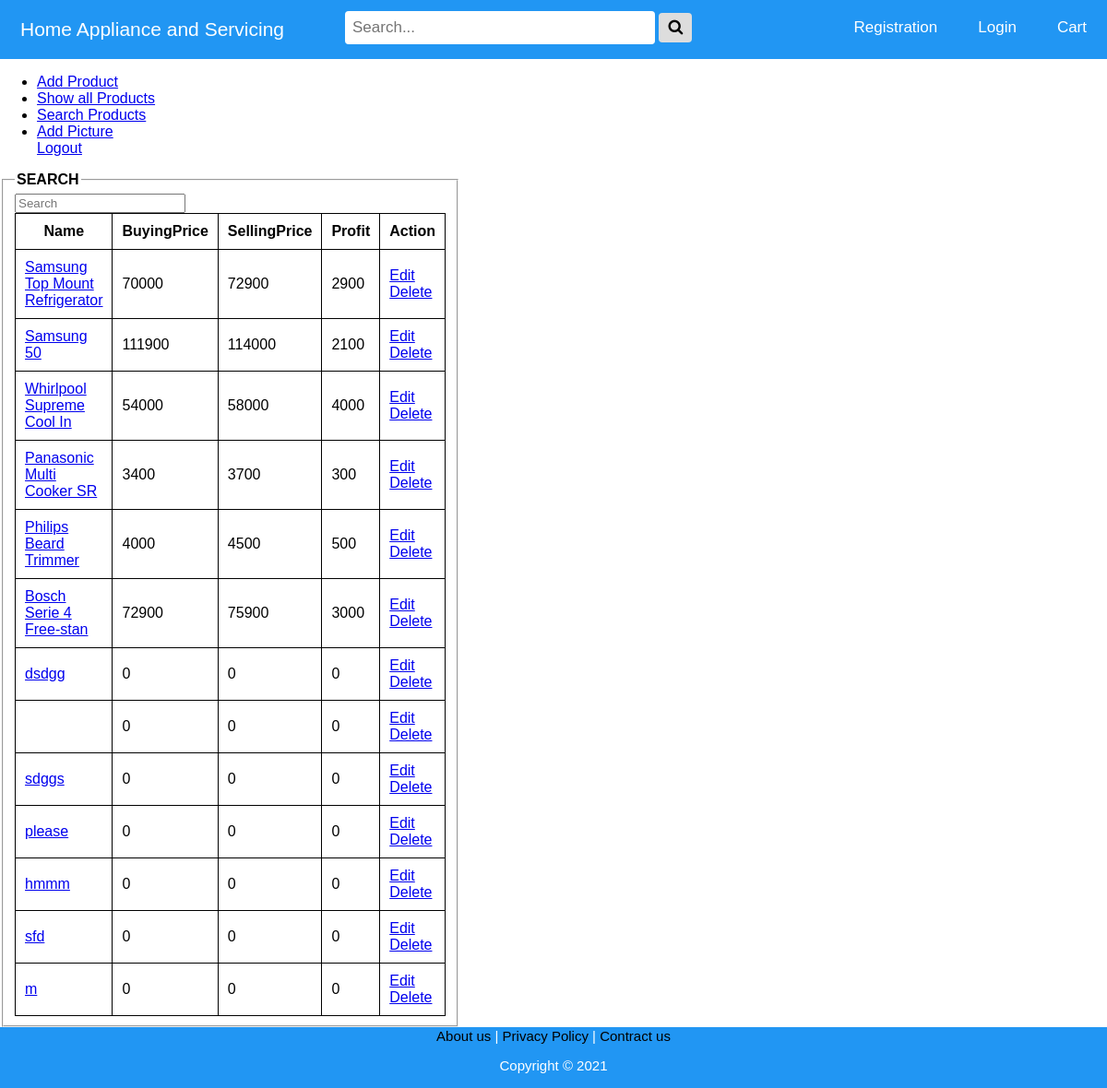
The page /product/searchProduct.php on the database its author committed.
### tables this page shows
CREATE TABLE `products` (
  `PID` int(11) NOT NULL,
  `Name` varchar(40) NOT NULL,
  `Model` varchar(100) NOT NULL,
  `Category` varchar(100) NOT NULL,
  `Brand` varchar(100) NOT NULL,
  `Color` varchar(100) NOT NULL,
  `BuyingPrice` int(40) NOT NULL,
  `SellingPrice` int(40) NOT NULL,
  `Quantity` int(11) NOT NULL,
  `Displayable` varchar(10) NOT NULL,
  `Description` varchar(1000) NOT NULL
);

### product/model/model.php (called while the page is built, shortened)
<?php
function showAllProducts(){
	$conn = db_conn();
    $selectQuery = 'SELECT * FROM `products` ';
    try{
        $stmt = $conn->query($selectQuery);
    }catch(PDOException $e){
        echo $e->getMessage();
    }
    $rows = $stmt->fetchAll(PDO::FETCH_ASSOC);
    return $rows;
}

### product/searchProduct.php (the view, shortened to what this page needs)
<?php
require_once "model/model.php";
$products = showAllProducts();
?>
<!DOCTYPE html>
<html>
<head>
</head>
<body>
 <?php include 'Head.php'; ?>
<?php  include "nav.php";?>
<fieldset style="width:20%; align-content: center;">
<legend><b>SEARCH </b></legend>
    <input type="text" name="search" placeholder="Search"  onkeyup="Search(this.value)">
<div id="demo">
<table>
  <thead>
    <tr>
      <th>Name</th>
      <th>BuyingPrice</th>
      <th>SellingPrice</th>
      <th>Profit</th>
      <th>Action</th>
    </tr>
  </thead>
  <tbody>
    <?php foreach ($products as $i => $product): ?>
      <tr>
        <td><a href="showProduct.php?id=<?php echo $product['PID'] ?>"><?php echo $product['Name'] ?></a></td>
        <td><?php echo $product['BuyingPrice'] ?></td>
        <td><?php echo $product['SellingPrice'] ?></td>
        <td><?php echo $product['SellingPrice']-$product['BuyingPrice'] ?></td>
        <td><a href="editProduct.php?id=<?php echo $product['PID'] ?>">Edit</a>&nbsp
          <a href="showDeleteProduct.php?id=<?php echo $product['PID'] ?>">Delete</a></td>
      </tr>
    <?php endforeach; ?>
  </tbody>
</table>
</div>
</fieldset>
<?php include 'foter.php'; ?>
</body>
</html>

### product/head.css (style rules this page uses)
* { box-sizing: border-box; }
body { margin: 0; font-family: Arial, Helvetica, sans-serif; }

### product/searchProduct.php (style rules this page uses)
table, th, td { border: 1px solid black; padding: 10px; border-collapse: collapse; }

### rows shown on the page
products: Name "Samsung Top Mount Refrigerator", BuyingPrice "70000", SellingPrice "72900", $product['SellingPrice']-$product['BuyingPrice'] "2900"
products: Name "Samsung 50", BuyingPrice "111900", SellingPrice "114000", $product['SellingPrice']-$product['BuyingPrice'] "2100"
products: Name "Whirlpool Supreme Cool In", BuyingPrice "54000", SellingPrice "58000", $product['SellingPrice']-$product['BuyingPrice'] "4000"
products: Name "Panasonic Multi Cooker SR", BuyingPrice "3400", SellingPrice "3700", $product['SellingPrice']-$product['BuyingPrice'] "300"
products: Name "Philips Beard Trimmer", BuyingPrice "4000", SellingPrice "4500", $product['SellingPrice']-$product['BuyingPrice'] "500"
products: Name "Bosch Serie 4 Free-stan", BuyingPrice "72900", SellingPrice "75900", $product['SellingPrice']-$product['BuyingPrice'] "3000"
products: Name "dsdgg", BuyingPrice "0", SellingPrice "0", $product['SellingPrice']-$product['BuyingPrice'] "0"
products: BuyingPrice "0", SellingPrice "0", $product['SellingPrice']-$product['BuyingPrice'] "0"
products: Name "sdggs", BuyingPrice "0", SellingPrice "0", $product['SellingPrice']-$product['BuyingPrice'] "0"
products: Name "please", BuyingPrice "0", SellingPrice "0", $product['SellingPrice']-$product['BuyingPrice'] "0"
products: Name "hmmm", BuyingPrice "0", SellingPrice "0", $product['SellingPrice']-$product['BuyingPrice'] "0"
products: Name "sfd", BuyingPrice "0", SellingPrice "0", $product['SellingPrice']-$product['BuyingPrice'] "0"
products: Name "m", BuyingPrice "0", SellingPrice "0", $product['SellingPrice']-$product['BuyingPrice'] "0"
